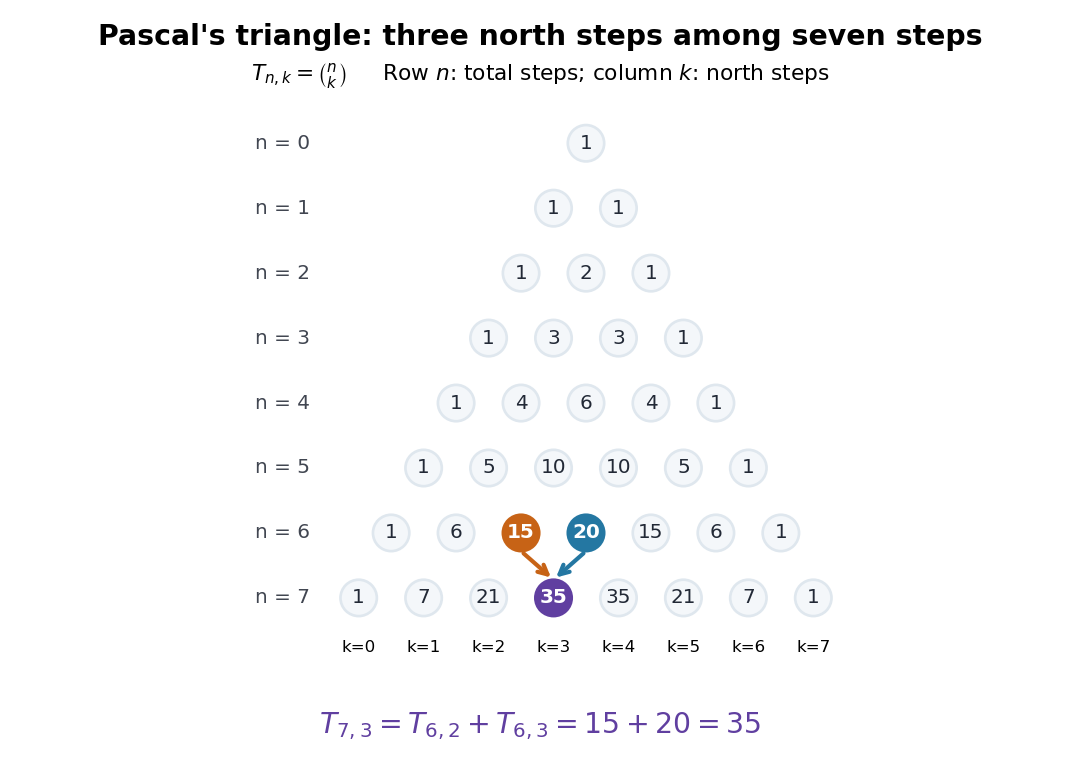

Reproduce this figure in Python.
"""Draw Pascal's triangle with an original seven-step counting example.

Tested with Python 3.14, matplotlib 3.10.7; run from _media.
"""

from math import comb
from pathlib import Path

import matplotlib.pyplot as plt
from matplotlib.patches import Circle


def main():
    plt.rcParams.update({"font.family": "DejaVu Sans", "font.size": 12})
    fig, ax = plt.subplots(figsize=(9, 6.4), dpi=120, facecolor="white")
    fig.subplots_adjust(left=0.03, right=0.98, bottom=0.12, top=0.86)
    ax.set_facecolor("white")
    colors = {(6, 2): "#c76316", (6, 3): "#2477a2", (7, 3): "#603fa0"}
    for k in (2, 3):
        ax.annotate("", xy=(-0.5, -7 + 0.28), xytext=(k - 3, -6 - 0.28),
                    arrowprops={"arrowstyle": "->", "color": colors[(6, k)],
                                "lw": 2.5, "mutation_scale": 14})
    for n in range(8):
        ax.text(-5.1, -n, f"n = {n}", va="center", ha="left", color="#414651")
        for k in range(n + 1):
            color = colors.get((n, k), "#dfe7ee")
            highlighted = (n, k) in colors
            ax.add_patch(Circle((k - n / 2, -n), 0.28,
                                facecolor=color if highlighted else "#f4f7fa",
                                edgecolor=color, lw=1.6, zorder=3))
            ax.text(k - n / 2, -n, str(comb(n, k)), va="center", ha="center",
                    color="white" if highlighted else "#222936",
                    weight="bold" if highlighted else "normal", zorder=4)
    for k in range(8):
        ax.text(k - 3.5, -7.65, f"k={k}", ha="center", va="top", fontsize=10)
    ax.set(xlim=(-5.35, 4.1), ylim=(-8.2, 0.55), aspect="equal")
    ax.axis("off")
    fig.suptitle("Pascal's triangle: three north steps among seven steps", y=0.97,
                 fontsize=17, weight="bold")
    fig.text(0.5, 0.895, r"$T_{n,k}=\binom{n}{k}$     Row $n$: total steps; column $k$: north steps",
             ha="center", fontsize=13)
    fig.text(0.5, 0.045, r"$T_{7,3}=T_{6,2}+T_{6,3}=15+20=35$",
             ha="center", fontsize=17, color="#603fa0")
    fig.savefig(Path(__file__).stem + ".png", facecolor="white", transparent=False)
    plt.close(fig)


if __name__ == "__main__":
    main()
